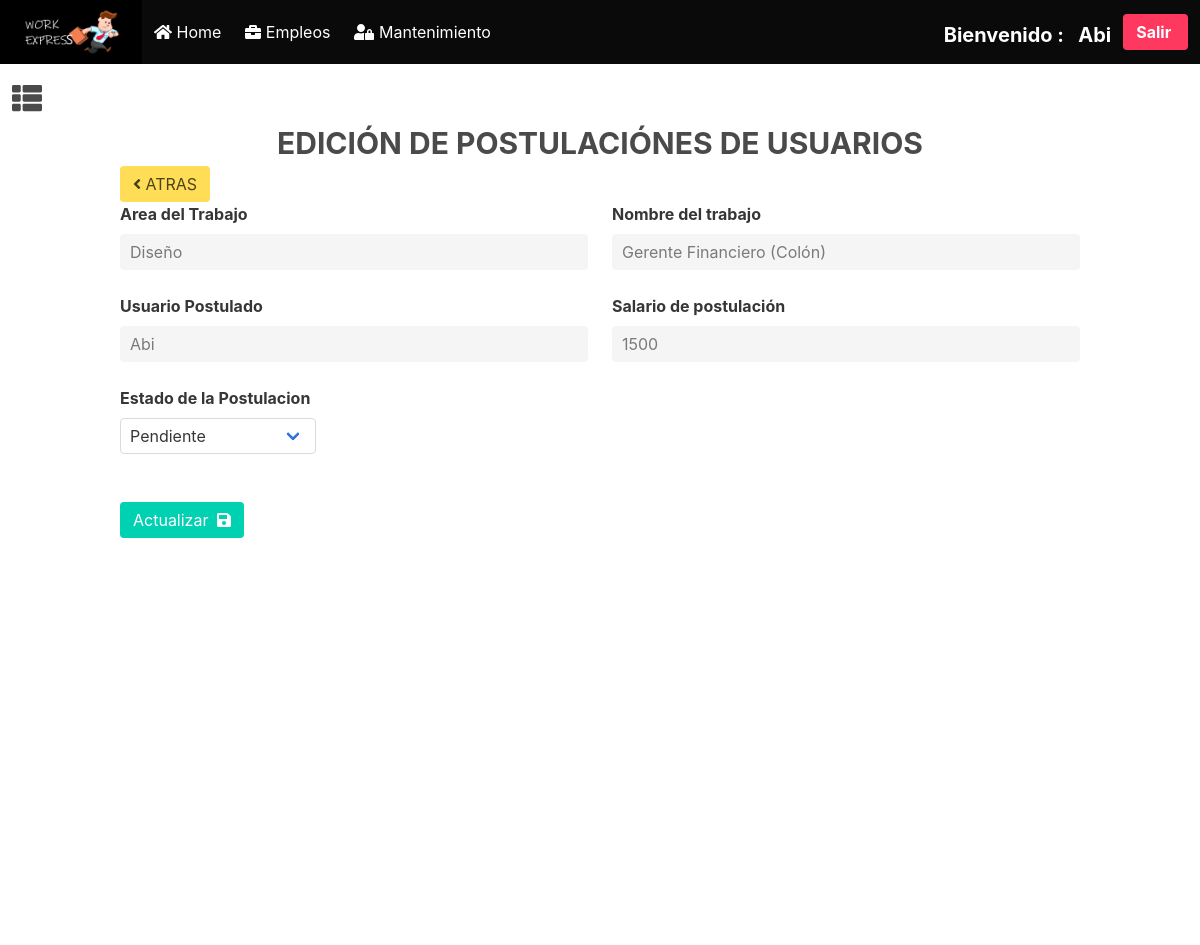
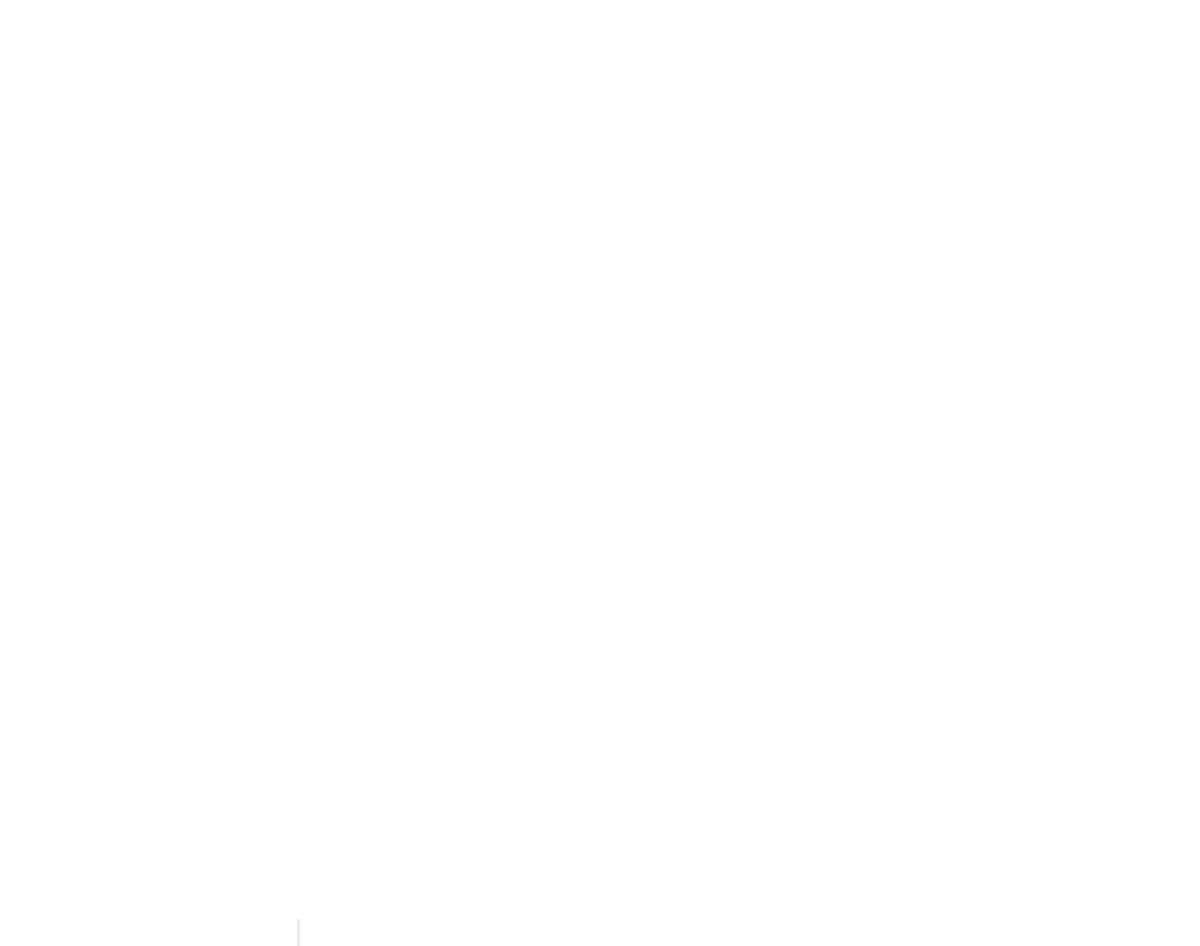
/mantenimiento.php?id=14&x=49 (signed in), run on the app's committed database (2 pictures, top to bottom).
### tables this page shows
CREATE TABLE `postulaciones` (
  `id_postulacion` int(11) NOT NULL,
  `id_area_p` int(11) DEFAULT NULL,
  `id_sub_area` int(11) DEFAULT NULL,
  `id_usuario_P` int(11) DEFAULT NULL,
  `salario` double DEFAULT NULL,
  `fecha_post` timestamp NULL DEFAULT CURRENT_TIMESTAMP,
  `estado` varchar(50) DEFAULT 'Pendiente'
);

CREATE TABLE `area` (
  `id_area` int(11) NOT NULL,
  `nombre` varchar(200) DEFAULT NULL
);

CREATE TABLE `sub_area` (
  `id_sub` int(11) NOT NULL,
  `id_area_fk` int(11) NOT NULL DEFAULT '0',
  `nombre` varchar(100) NOT NULL DEFAULT '0'
);

CREATE TABLE `usuario` (
  `id` int(3) NOT NULL,
  `nombre` varchar(100) DEFAULT '0',
  `apellido` varchar(100) DEFAULT '0',
  `correo` varchar(100) DEFAULT '0',
  `puesto` varchar(100) DEFAULT '0',
  `provincia` int(2) DEFAULT '0',
  `sexo` int(2) DEFAULT '0',
  `password` varchar(100) DEFAULT NULL,
  `tipo` int(2) DEFAULT '2',
  `activo` int(2) DEFAULT '1'
);

### clases/conexion.php (called while the page is built)
<?php
class Conexion{
    static public function conectar(){
        $link = new PDO("mysql:host=127.0.0.1;dbname=trabajo","joel","@2363Matematica");
        $link->exec("set names utf8");
        return $link;
    }
}
?>

### clases/usuario.php (called while the page is built, shortened)
<?php
 require ('conexion.php');
 class Usuario
 {
   public function Postulaciones($data)
   {
      $sql ="CALL `sp_postulacion`('".$data["consulta"]."', '".$data["id_area"]."', '".$data["id_sub_area"]."', '".$data["id_usuario"]."', '".$data["salario"]."', '".$data["id"]."')";
       $statement = Conexion::conectar()->prepare($sql);
       if ($data["funcion"] =="1") {
                $statement->execute();
         return $statement->fetchAll();
       }
   }
 }
 ?>

### mantenimiento/Editar/editar-postulaciones.php (the view, shortened to what this page needs)
<div class="container">
	<center>
	 <h3 class="texto"> EDICIÓN DE POSTULACIÓNES DE USUARIOS </h3>
	</center>
	<a href="mantenimiento.php?id=5" class="button is-warning"><i class="fas fa-angle-left"></i>&nbsp;ATRAS</a>
      <?php
            $data = array('consulta' => 4,
                       'id_area' => "",
                       'id_sub_area' => "",
                       'id_usuario' => "",
                       'salario' => "",
                       'funcion' => "1",
                        'id' => $_GET["x"] );
                  $res = $obj->Postulaciones($data);
       foreach ($res as $key => $value) {
       ?>
              <form action="controladores/update/actualizar-postulacion.php" method="POST">
        <div class="columns">
          <div class="column">
              <div class="field">
                <label class="label">Area del Trabajo</label>
                <div class="control">
                  <input class="input" type="text" placeholder="nombre" value="<?php echo $value["area"] ?>" name="area" disabled>
                </div>
              </div>
          </div>
          <div class="column">
              <div class="field">
                <label class="label">Nombre del trabajo</label>
                <div class="control">
                  <input class="input" type="text" placeholder="nombre" value="<?php echo $value["subarea"] ?>" name="sub" disabled>
                </div>
              </div>
          </div>
       </div>
               <div class="columns">
          <div class="column">
              <div class="field">
                <label class="label">Usuario Postulado</label>
                <div class="control">
                  <input class="input" type="text" placeholder="nombre" value="<?php echo $value["usuario"] ?>" name="usu" disabled>
                </div>
              </div>
          </div>
          <div class="column">
              <div class="field">
                <label class="label">Salario de postulación</label>
                <div class="control">
                  <input class="input" type="text" placeholder="nombre" value="<?php echo $value["salario"] ?>" name="sa" disabled>
                </div>
              </div>
          </div>
       </div>
 <div class="columns">
          <div class="column">
             <div class="field">
                  <div class="control">
                <label class="label">Estado de la Postulacion</label>
                    <div class="select">
                      <select name="estado">
                        <option value="<?php echo $value["estado"] ?>" selected><?php echo $value["estado"] ?></option>
                      </select>
                    </div>
                  </div>
                </div>
          </div>
 </div>
 <?php } ?>
     <br>
    <div class="control">
       <button class="button is-primary" name="enviar">Actualizar &nbsp; <i class="fa fa-save"></i></button>
       </div>
       </form>
 </div>

### assest/css/mantenimiento.css (style rules this page uses)
body { overflow: hidden; }
.texto { font-size: 30px; font-weight: bold; }

### data on the page
postulaciones: area "Diseño", sub "Gerente Financiero (Colón)", usu "Abi", sa "1500", estado "Pendiente"

### other printed values
$_SESSION["nombre"] "Abi"
